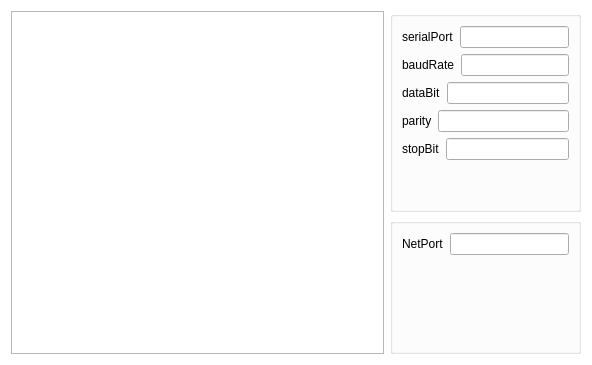
<?xml version="1.0" encoding="UTF-8"?>
<ui version="4.0">
 <class>serialServer</class>
 <widget class="QWidget" name="serialServer">
  <property name="geometry">
   <rect>
    <x>0</x>
    <y>0</y>
    <width>592</width>
    <height>365</height>
   </rect>
  </property>
  <property name="windowTitle">
   <string>serialServer</string>
  </property>
  <property name="styleSheet">
   <string notr="true">#serialServer{background-color:transparent;border:0px;}</string>
  </property>
  <layout class="QGridLayout" name="gridLayout" columnstretch="1,0">
   <item row="0" column="0" rowspan="2">
    <widget class="ElaPlainTextEdit" name="plainTextEdit_log"/>
   </item>
   <item row="0" column="1">
    <widget class="QGroupBox" name="groupBox_port">
     <layout class="QVBoxLayout" name="verticalLayout_2">
      <item>
       <layout class="QHBoxLayout" name="horizontalLayout_0" stretch="0,0">
        <item>
         <widget class="ElaText" name="label_port">
          <property name="text">
           <string>serialPort</string>
          </property>
         </widget>
        </item>
        <item>
         <widget class="ElaLineEdit" name="lineEdit_serial_port"/>
        </item>
       </layout>
      </item>
      <item>
       <layout class="QHBoxLayout" name="horizontalLayout_1" stretch="0,0">
        <item>
         <widget class="ElaText" name="label_baud">
          <property name="text">
           <string>baudRate</string>
          </property>
         </widget>
        </item>
        <item>
         <widget class="ElaLineEdit" name="lineEdit_baud_rate"/>
        </item>
       </layout>
      </item>
      <item>
       <layout class="QHBoxLayout" name="horizontalLayout_2" stretch="0,0">
        <item>
         <widget class="ElaText" name="label_databit">
          <property name="text">
           <string>dataBit</string>
          </property>
         </widget>
        </item>
        <item>
         <widget class="ElaLineEdit" name="lineEdit_data_bit"/>
        </item>
       </layout>
      </item>
      <item>
       <layout class="QHBoxLayout" name="horizontalLayout_3" stretch="0,0">
        <item>
         <widget class="ElaText" name="label_parity">
          <property name="text">
           <string>parity</string>
          </property>
         </widget>
        </item>
        <item>
         <widget class="ElaLineEdit" name="lineEdit_parity"/>
        </item>
       </layout>
      </item>
      <item>
       <layout class="QHBoxLayout" name="horizontalLayout_4" stretch="0,0">
        <item>
         <widget class="ElaText" name="label_stopbit">
          <property name="text">
           <string>stopBit</string>
          </property>
         </widget>
        </item>
        <item>
         <widget class="ElaLineEdit" name="lineEdit_stop_bit"/>
        </item>
       </layout>
      </item>
      <item>
       <spacer name="verticalSpacer_2">
        <property name="orientation">
         <enum>Qt::Vertical</enum>
        </property>
        <property name="sizeHint" stdset="0">
         <size>
          <width>20</width>
          <height>40</height>
         </size>
        </property>
       </spacer>
      </item>
     </layout>
    </widget>
   </item>
   <item row="1" column="1">
    <widget class="QGroupBox" name="groupBox_net">
     <property name="title">
      <string/>
     </property>
     <layout class="QVBoxLayout" name="verticalLayout">
      <item>
       <layout class="QHBoxLayout" name="horizontalLayout_5" stretch="0,0">
        <item>
         <widget class="ElaText" name="label_net_port">
          <property name="text">
           <string>NetPort</string>
          </property>
         </widget>
        </item>
        <item>
         <widget class="ElaLineEdit" name="lineEdit_net_port"/>
        </item>
       </layout>
      </item>
      <item>
       <widget class="ElaToggleButton" name="toggleswitch_net_open" native="true"/>
      </item>
      <item>
       <spacer name="verticalSpacer">
        <property name="orientation">
         <enum>Qt::Vertical</enum>
        </property>
        <property name="sizeHint" stdset="0">
         <size>
          <width>20</width>
          <height>40</height>
         </size>
        </property>
       </spacer>
      </item>
     </layout>
    </widget>
   </item>
  </layout>
 </widget>
 <customwidgets>
  <customwidget>
   <class>ElaToggleButton</class>
   <extends>QWidget</extends>
   <header location="global">ElaToggleButton.h</header>
   <container>1</container>
  </customwidget>
  <customwidget>
   <class>ElaText</class>
   <extends>QLabel</extends>
   <header location="global">ElaText.h</header>
  </customwidget>
  <customwidget>
   <class>ElaLineEdit</class>
   <extends>QLineEdit</extends>
   <header location="global">ElaLineEdit.h</header>
  </customwidget>
  <customwidget>
   <class>ElaPlainTextEdit</class>
   <extends>QPlainTextEdit</extends>
   <header location="global">ElaPlainTextEdit.h</header>
  </customwidget>
 </customwidgets>
 <resources/>
 <connections/>
</ui>
